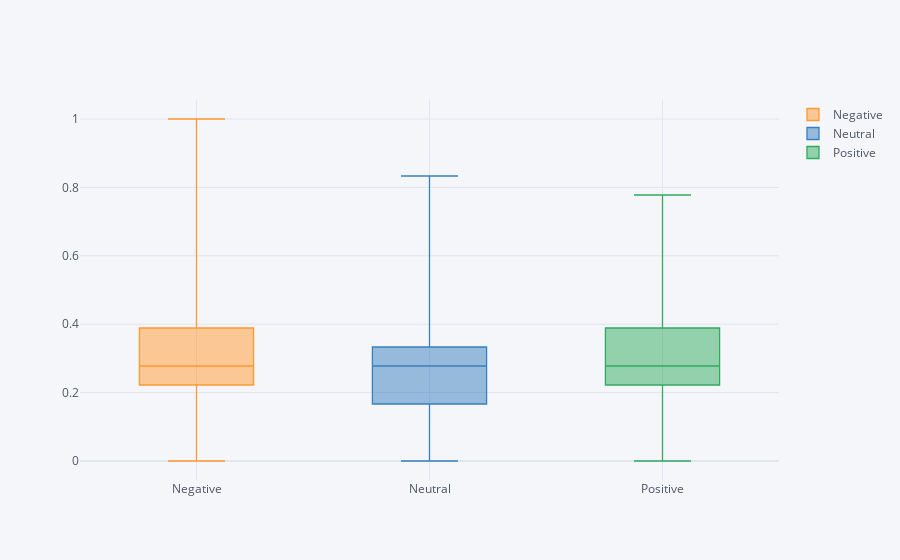

Here is the notebook cell this chart was saved with:
### Markdown cell above
#### Number of stopwords

### Code cell
stop_words = STOPWORDS
df['nr_of_stopwords'] = df['sentence'].str.split().apply(lambda x: len(set(x) & stop_words))
df['nr_of_stopwords'] = df['nr_of_stopwords'] / df['nr_of_stopwords'].max()
df[['sentiment', 'nr_of_stopwords']].pivot(columns = 'sentiment', values = 'nr_of_stopwords').iplot(kind = 'box')

### Figure 1 — Plotly figure (JSON) as saved in the notebook; plotly's stock layout.template omitted (floating-point values rounded to 4 significant figures; data arrays with more than 128 entries replaced by an {"elided": "..."} marker saying what was removed)
{"data": [{"boxpoints": false, "line": {"width": 1.3}, "marker": {"color": "rgba(255, 153, 51, 1.0)"}, "name": "Negative", "orientation": "v", "type": "box", "y": {"elided": "4838 float values"}}, {"boxpoints": false, "line": {"width": 1.3}, "marker": {"color": "rgba(55, 128, 191, 1.0)"}, "name": "Neutral", "orientation": "v", "type": "box", "y": {"elided": "4838 float values"}}, {"boxpoints": false, "line": {"width": 1.3}, "marker": {"color": "rgba(50, 171, 96, 1.0)"}, "name": "Positive", "orientation": "v", "type": "box", "y": {"elided": "4838 float values"}}], "layout": {"legend": {"bgcolor": "#F5F6F9", "font": {"color": "#4D5663"}}, "paper_bgcolor": "#F5F6F9", "plot_bgcolor": "#F5F6F9", "title": {"font": {"color": "#4D5663"}}, "xaxis": {"gridcolor": "#E1E5ED", "showgrid": true, "tickfont": {"color": "#4D5663"}, "title": {"font": {"color": "#4D5663"}, "text": ""}, "zerolinecolor": "#E1E5ED"}, "yaxis": {"gridcolor": "#E1E5ED", "showgrid": true, "tickfont": {"color": "#4D5663"}, "title": {"font": {"color": "#4D5663"}, "text": ""}, "zerolinecolor": "#E1E5ED"}}}
